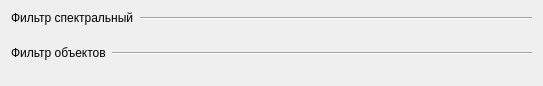
<?xml version="1.0" encoding="UTF-8"?>
<ui version="4.0">
 <class>AvgColorFindObjectEditWidget</class>
 <widget class="QWidget" name="AvgColorFindObjectEditWidget">
  <property name="geometry">
   <rect>
    <x>0</x>
    <y>0</y>
    <width>543</width>
    <height>86</height>
   </rect>
  </property>
  <property name="sizePolicy">
   <sizepolicy hsizetype="Fixed" vsizetype="Expanding">
    <horstretch>0</horstretch>
    <verstretch>0</verstretch>
   </sizepolicy>
  </property>
  <property name="windowTitle">
   <string/>
  </property>
  <layout class="QVBoxLayout" name="verticalLayout">
   <item>
    <layout class="QHBoxLayout" name="horizontalLayout_2">
     <item>
      <widget class="QLabel" name="avgColorL">
       <property name="sizePolicy">
        <sizepolicy hsizetype="Minimum" vsizetype="Minimum">
         <horstretch>0</horstretch>
         <verstretch>0</verstretch>
        </sizepolicy>
       </property>
       <property name="text">
        <string>Фильтр спектральный</string>
       </property>
      </widget>
     </item>
     <item>
      <widget class="Line" name="avgColorLine">
       <property name="sizePolicy">
        <sizepolicy hsizetype="Expanding" vsizetype="Minimum">
         <horstretch>0</horstretch>
         <verstretch>0</verstretch>
        </sizepolicy>
       </property>
       <property name="orientation">
        <enum>Qt::Horizontal</enum>
       </property>
      </widget>
     </item>
    </layout>
   </item>
   <item>
    <widget class="ICEAVGCOLORPROC_NS::ItemWidget" name="avgColorItemWidget" native="true"/>
   </item>
   <item>
    <layout class="QHBoxLayout" name="horizontalLayout">
     <item>
      <widget class="QLabel" name="findObjectL">
       <property name="sizePolicy">
        <sizepolicy hsizetype="Minimum" vsizetype="Minimum">
         <horstretch>0</horstretch>
         <verstretch>0</verstretch>
        </sizepolicy>
       </property>
       <property name="text">
        <string>Фильтр объектов</string>
       </property>
      </widget>
     </item>
     <item>
      <widget class="Line" name="findObjectLine">
       <property name="sizePolicy">
        <sizepolicy hsizetype="Expanding" vsizetype="Minimum">
         <horstretch>0</horstretch>
         <verstretch>0</verstretch>
        </sizepolicy>
       </property>
       <property name="orientation">
        <enum>Qt::Horizontal</enum>
       </property>
      </widget>
     </item>
    </layout>
   </item>
   <item>
    <widget class="ICEFINDOBJECTPROC_NS::ItemWidget" name="findObjectItemWidget" native="true"/>
   </item>
  </layout>
 </widget>
 <layoutdefault spacing="6" margin="11"/>
 <customwidgets>
  <customwidget>
   <class>ICEAVGCOLORPROC_NS::ItemWidget</class>
   <extends>QWidget</extends>
   <header>iceavgcolorproc/itemwidget.h</header>
   <container>1</container>
  </customwidget>
  <customwidget>
   <class>ICEFINDOBJECTPROC_NS::ItemWidget</class>
   <extends>QWidget</extends>
   <header>icefindobjectproc/itemwidget.h</header>
   <container>1</container>
  </customwidget>
 </customwidgets>
 <resources>
  <include location="../iceavgcolorfindobjectproc.qrc"/>
 </resources>
 <connections/>
</ui>
